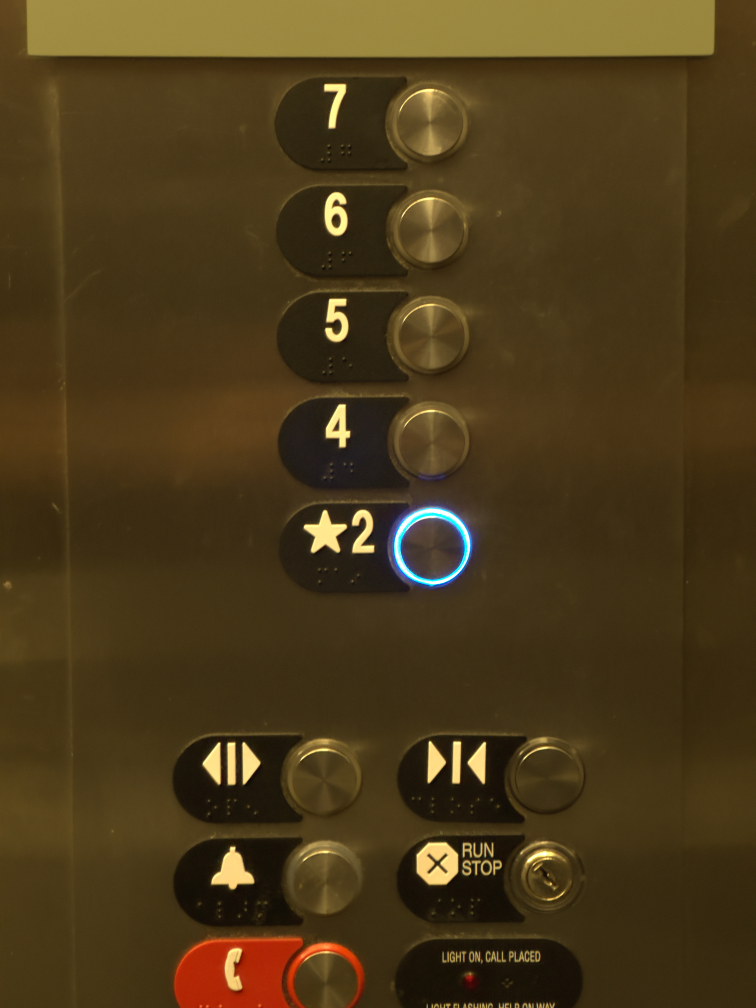
#> input picture testpic13.jpg, 3024 x 4032 px (shown at 1/4 size)
$ python alt_button_vision_tv.py
#> lines starting #> are read from the running program, lines starting #| are printed output that depends on the picture
import cv2
import numpy as np

def find_template_in_image(test_image_path, template_image_path):
    #load images
#> called with test_image_path = 'testpic13.jpg', template_image_path = 'newtemp.jpg'
    image = cv2.imread(test_image_path)
#> image is the input picture: shape (4032, 3024, 3); mean B, G, R 26.1, 58.1, 75.6
    template = cv2.imread(template_image_path)
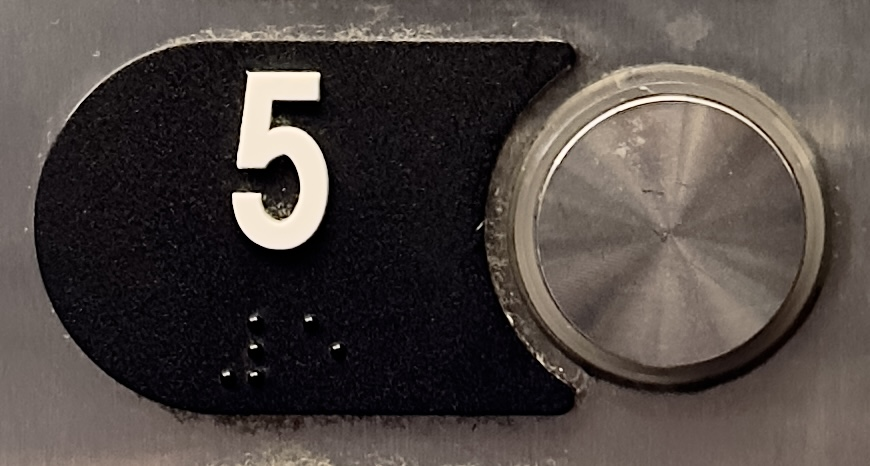
#> input picture newtemp.jpg, 870 x 466 px
#> template is the input picture: shape (466, 870, 3); mean B, G, R 66.5, 70.3, 78.3

    #convert to grayscale
    gray_image = cv2.cvtColor(image, cv2.COLOR_BGR2GRAY)
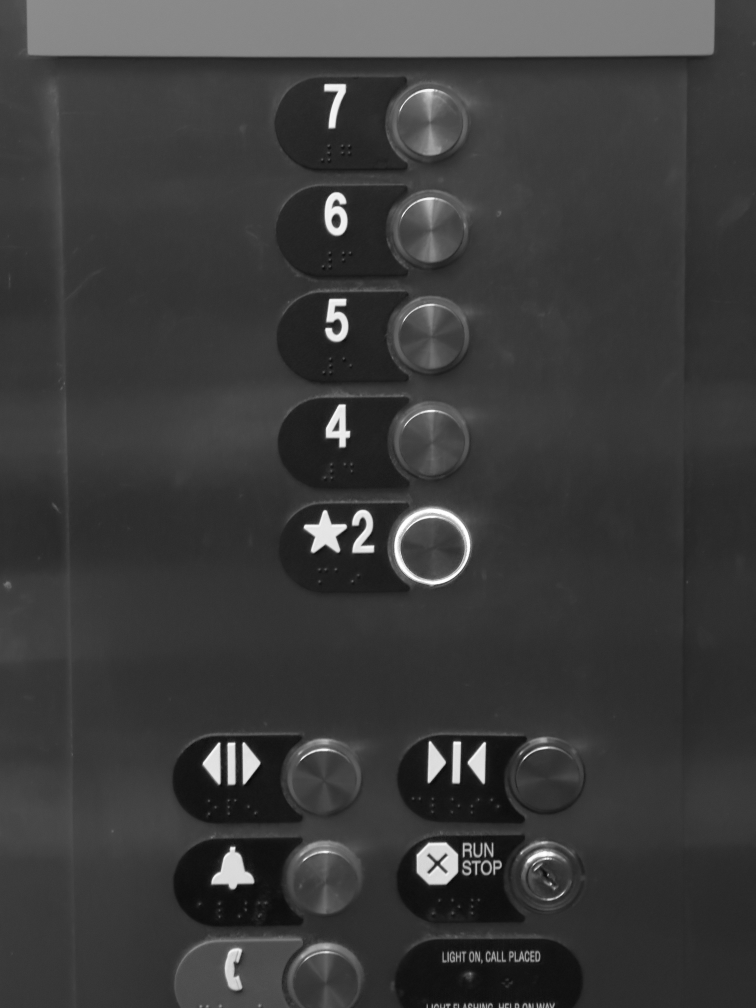
#> gray_image: shape (4032, 3024) (shown at 1/4 size); min 2, max 255, mean 59.7
    gray_template = cv2.cvtColor(template, cv2.COLOR_BGR2GRAY)
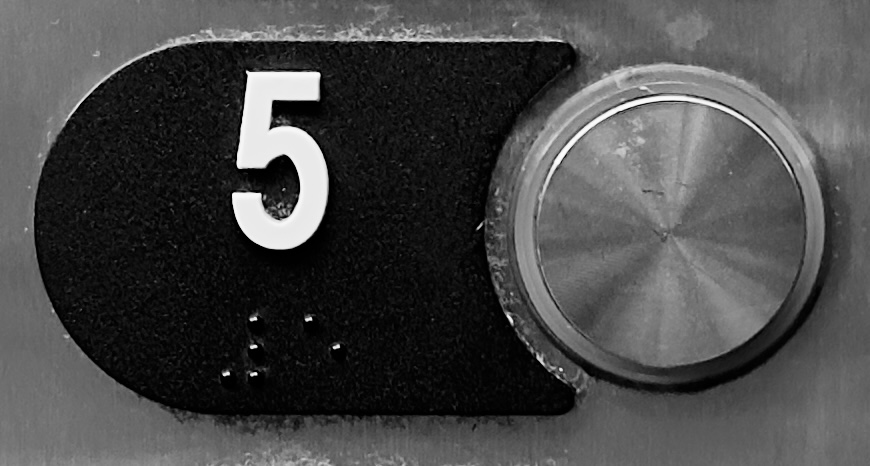
#> gray_template: shape (466, 870); min 0, max 254, mean 72.2

    #initialize ORB detector
    orb = cv2.ORB_create(nfeatures=1000)    #increase # of features for more "stability"

    #detect keypoints and descriptors
    kp_image, des_image = orb.detectAndCompute(gray_image, None)
#> kp_image = 1000 keypoints; strongest (x, y, size): (1936, 2971, 77.1), (1935, 2970, 111.1), (975, 2974, 111.1), (1301, 2042, 111.1)
    kp_template, des_template = orb.detectAndCompute(gray_template, None)
#> kp_template = 993 keypoints; strongest (x, y, size): (256, 374, 31), (247, 72, 37.2), (255, 346, 31), (338, 347, 31)

    #create a brute-force matcher and match descriptors
    bf = cv2.BFMatcher(cv2.NORM_HAMMING, crossCheck=True)
    matches = bf.match(des_image, des_template)
#> matches = 165 matches

    #sort matches based on distance (best matches first)
    matches = sorted(matches, key=lambda x: x.distance)

    #check if there are enough good matches
    if len(matches) < 2:
        print("No good matches found! Try adjusting the threshold or template size.")
        return None, None

    #extract locations of good matches
    points_image = np.float32([kp_image[m.queryIdx].pt for m in matches[:20]]).reshape(-1, 1, 2)
#> points_image = 20 rows, first 8: [1322.2, 1315], [1341.6, 1225.5], [1338.7, 1244.2], [1302.2, 1312.6], [1307.9, 1284], [1859, 3458], [1307.9, 1282.8], [1304.3, 1315]

    if len(points_image) > 0:
        #center_x = int(np.mean([p[0][0] for p in points_image]))
        #center_y = int(np.mean([p[0][1] for p in points_image]))
        center_x = int(np.median([p[0][0] for p in points_image]))  #compute center of the matches points (median)
#> center_x = 1339
        center_y = int(np.median([p[0][1] for p in points_image]))
#> center_y = 1298

        result_image = image.copy()         #draw crosshair
        crosshair_size = 100                 #size
        crosshair_color = (0, 255, 0)       #color (green)

        #horizontal then vertical lines
        cv2.line(result_image, (center_x - crosshair_size, center_y), (center_x + crosshair_size, center_y), crosshair_color, 3)
        cv2.line(result_image, (center_x, center_y - crosshair_size), (center_x, center_y + crosshair_size), crosshair_color, 3)

        output_image_path = 'detected_template_output.jpg'  #save result photo as a .jpg
        cv2.imwrite(output_image_path, result_image)

        cv2.imshow("Detected Template", result_image)       #display result photo
        cv2.waitKey(5000)                                   #show result for 5sec
        cv2.destroyAllWindows()

        return (center_x, center_y), output_image_path
    else:
        print("No matches found!")
        return None, None

test_image_path = 'testpic13.jpg'        #problem photos (2/17 = 12%): testpic4, testpic9
template_image_path = 'newtemp.jpg'
coordinates, output_image_path = find_template_in_image(test_image_path, template_image_path)
#> coordinates = (1339, 1298); output_image_path = 'detected_template_output.jpg'

if coordinates is not None:
    print("Coordinates of the detected template:", coordinates)
#| Coordinates of the detected template: (1339, 1298)
    print("Result image saved as:", output_image_path)
#| Result image saved as: detected_template_output.jpg
